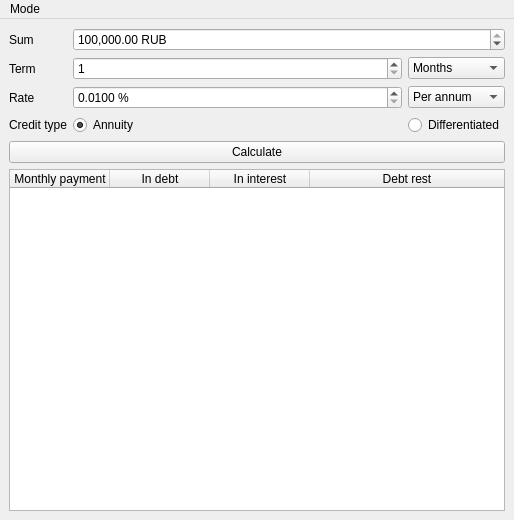
<?xml version="1.0" encoding="UTF-8"?>
<ui version="4.0">
 <class>CreditCalculator</class>
 <widget class="QMainWindow" name="CreditCalculator">
  <property name="geometry">
   <rect>
    <x>0</x>
    <y>0</y>
    <width>514</width>
    <height>520</height>
   </rect>
  </property>
  <property name="minimumSize">
   <size>
    <width>514</width>
    <height>520</height>
   </size>
  </property>
  <property name="windowTitle">
   <string>Credit calculator</string>
  </property>
  <property name="windowIcon">
   <iconset>
    <normaloff>../assets/icon.png</normaloff>../assets/icon.png</iconset>
  </property>
  <widget class="QWidget" name="centralwidget">
   <layout class="QGridLayout" name="gridLayout" rowstretch="0,0,0,0,0,1" columnstretch="0,1,0">
    <item row="1" column="0">
     <widget class="QLabel" name="term_label">
      <property name="text">
       <string>Term</string>
      </property>
     </widget>
    </item>
    <item row="0" column="1" colspan="2">
     <widget class="QDoubleSpinBox" name="sum_input">
      <property name="showGroupSeparator" stdset="0">
       <bool>true</bool>
      </property>
      <property name="prefix">
       <string/>
      </property>
      <property name="suffix">
       <string> RUB</string>
      </property>
      <property name="maximum">
       <double>1000000000.000000000000000</double>
      </property>
      <property name="singleStep">
       <double>500.000000000000000</double>
      </property>
      <property name="value">
       <double>1000000.000000000000000</double>
      </property>
     </widget>
    </item>
    <item row="1" column="1">
     <widget class="QSpinBox" name="term_input">
      <property name="minimum">
       <number>1</number>
      </property>
      <property name="maximum">
       <number>500</number>
      </property>
     </widget>
    </item>
    <item row="3" column="2">
     <widget class="QRadioButton" name="credit_type_differentiated_radio">
      <property name="text">
       <string>Differentiated</string>
      </property>
     </widget>
    </item>
    <item row="5" column="0" colspan="3">
     <widget class="QTableWidget" name="result_table">
      <property name="editTriggers">
       <set>QAbstractItemView::NoEditTriggers</set>
      </property>
      <attribute name="horizontalHeaderCascadingSectionResizes">
       <bool>true</bool>
      </attribute>
      <attribute name="horizontalHeaderStretchLastSection">
       <bool>true</bool>
      </attribute>
      <column>
       <property name="text">
        <string>Monthly payment</string>
       </property>
      </column>
      <column>
       <property name="text">
        <string>In debt</string>
       </property>
      </column>
      <column>
       <property name="text">
        <string>In interest</string>
       </property>
      </column>
      <column>
       <property name="text">
        <string>Debt rest</string>
       </property>
      </column>
     </widget>
    </item>
    <item row="0" column="0">
     <widget class="QLabel" name="sum_label">
      <property name="text">
       <string>Sum</string>
      </property>
     </widget>
    </item>
    <item row="1" column="2">
     <widget class="QComboBox" name="term_type_input">
      <item>
       <property name="text">
        <string>Months</string>
       </property>
      </item>
      <item>
       <property name="text">
        <string>Years</string>
       </property>
      </item>
     </widget>
    </item>
    <item row="2" column="0">
     <widget class="QLabel" name="rate_label">
      <property name="text">
       <string>Rate</string>
      </property>
     </widget>
    </item>
    <item row="2" column="1">
     <widget class="QDoubleSpinBox" name="rate_input">
      <property name="suffix">
       <string> %</string>
      </property>
      <property name="decimals">
       <number>4</number>
      </property>
      <property name="minimum">
       <double>0.010000000000000</double>
      </property>
      <property name="singleStep">
       <double>0.500000000000000</double>
      </property>
     </widget>
    </item>
    <item row="3" column="1">
     <widget class="QRadioButton" name="credit_type_annuity_radio">
      <property name="text">
       <string>Annuity</string>
      </property>
      <property name="checked">
       <bool>true</bool>
      </property>
     </widget>
    </item>
    <item row="3" column="0">
     <widget class="QLabel" name="credit_type_label">
      <property name="text">
       <string>Credit type</string>
      </property>
     </widget>
    </item>
    <item row="2" column="2">
     <widget class="QComboBox" name="rate_input_type">
      <item>
       <property name="text">
        <string>Per annum</string>
       </property>
      </item>
      <item>
       <property name="text">
        <string>Per month</string>
       </property>
      </item>
     </widget>
    </item>
    <item row="4" column="0" colspan="3">
     <widget class="QPushButton" name="calculate_button">
      <property name="text">
       <string>Calculate</string>
      </property>
     </widget>
    </item>
   </layout>
  </widget>
  <widget class="QMenuBar" name="menubar">
   <property name="geometry">
    <rect>
     <x>0</x>
     <y>0</y>
     <width>514</width>
     <height>19</height>
    </rect>
   </property>
   <widget class="QMenu" name="menuMode">
    <property name="title">
     <string>Mode</string>
    </property>
    <addaction name="actionMath_and_plots_calculator"/>
    <addaction name="actionDeposit_calculator"/>
   </widget>
   <addaction name="menuMode"/>
  </widget>
  <action name="actionMath_and_plots_calculator">
   <property name="text">
    <string>Math and plots calculator</string>
   </property>
  </action>
  <action name="actionDeposit_calculator">
   <property name="text">
    <string>Deposit calculator</string>
   </property>
  </action>
 </widget>
 <tabstops>
  <tabstop>sum_input</tabstop>
  <tabstop>term_input</tabstop>
  <tabstop>term_type_input</tabstop>
  <tabstop>rate_input</tabstop>
  <tabstop>rate_input_type</tabstop>
  <tabstop>credit_type_annuity_radio</tabstop>
  <tabstop>credit_type_differentiated_radio</tabstop>
  <tabstop>calculate_button</tabstop>
  <tabstop>result_table</tabstop>
 </tabstops>
 <resources/>
 <connections/>
</ui>
